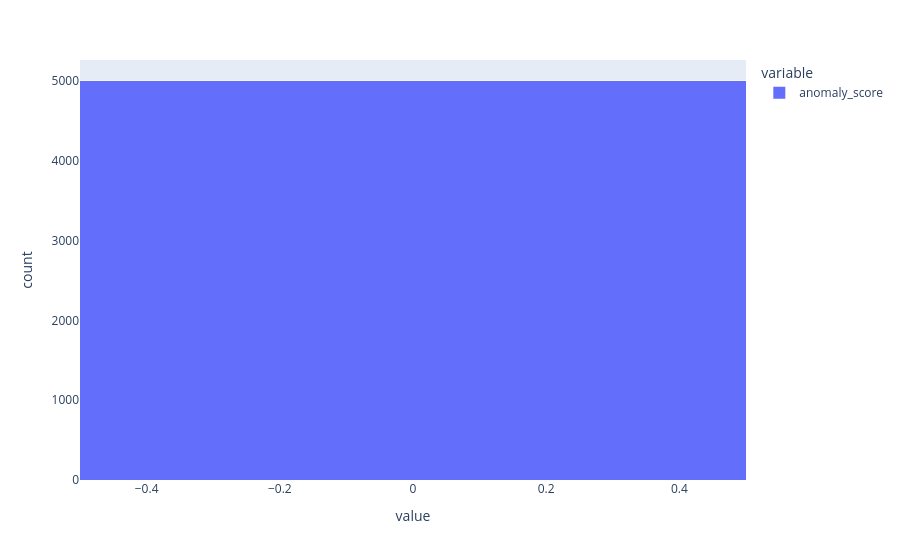

Source (notebook cell):
### Code cell
px.histogram(c22_day_scores["feat_diff"].df["anomaly_score"])

### Figure 1 — Plotly figure (JSON) as saved in the notebook; plotly's stock layout.template omitted (floating-point values rounded to 4 significant figures; data arrays with more than 128 entries replaced by an {"elided": "..."} marker saying what was removed)
{"data": [{"bingroup": "x", "hovertemplate": "variable=anomaly_score<br>value=%{x}<br>count=%{y}<extra></extra>", "legendgroup": "anomaly_score", "marker": {"color": "#636efa", "pattern": {"shape": ""}}, "name": "anomaly_score", "orientation": "v", "showlegend": true, "type": "histogram", "x": {"elided": "7000 float values"}, "xaxis": "x", "yaxis": "y"}], "layout": {"barmode": "relative", "legend": {"title": {"text": "variable"}, "tracegroupgap": 0}, "margin": {"t": 60}, "xaxis": {"anchor": "y", "domain": [0, 1], "title": {"text": "value"}}, "yaxis": {"anchor": "x", "domain": [0, 1], "title": {"text": "count"}}}}
